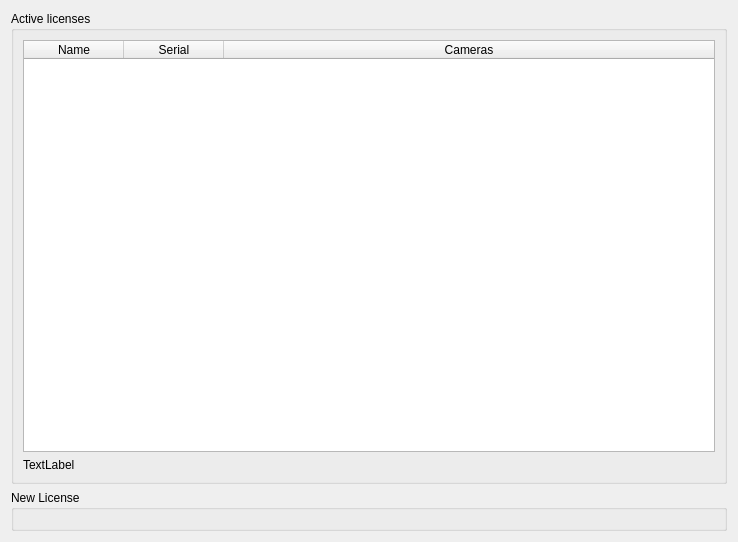
<?xml version="1.0" encoding="UTF-8"?>
<ui version="4.0">
 <class>LicenseManagerWidget</class>
 <widget class="QWidget" name="LicenseManagerWidget">
  <property name="geometry">
   <rect>
    <x>0</x>
    <y>0</y>
    <width>738</width>
    <height>542</height>
   </rect>
  </property>
  <property name="windowTitle">
   <string>Form</string>
  </property>
  <layout class="QVBoxLayout" name="verticalLayout_5">
   <item>
    <layout class="QVBoxLayout" name="verticalLayout_4">
     <item>
      <widget class="QGroupBox" name="groupBox">
       <property name="title">
        <string>Active licenses</string>
       </property>
       <layout class="QVBoxLayout" name="verticalLayout_2">
        <item>
         <layout class="QVBoxLayout" name="verticalLayout">
          <item>
           <widget class="QTableWidget" name="gridLicenses">
            <attribute name="horizontalHeaderCascadingSectionResizes">
             <bool>false</bool>
            </attribute>
            <attribute name="horizontalHeaderStretchLastSection">
             <bool>true</bool>
            </attribute>
            <column>
             <property name="text">
              <string>Name</string>
             </property>
            </column>
            <column>
             <property name="text">
              <string>Serial</string>
             </property>
            </column>
            <column>
             <property name="text">
              <string>Cameras</string>
             </property>
            </column>
           </widget>
          </item>
          <item>
           <widget class="QLabel" name="infoLabel">
            <property name="text">
             <string>TextLabel</string>
            </property>
           </widget>
          </item>
         </layout>
        </item>
       </layout>
      </widget>
     </item>
     <item>
      <widget class="QGroupBox" name="groupBox_2">
       <property name="title">
        <string>New License</string>
       </property>
       <layout class="QVBoxLayout" name="verticalLayout_3">
        <item>
         <widget class="LicenseWidget" name="licenseWidget" native="true"/>
        </item>
       </layout>
      </widget>
     </item>
    </layout>
   </item>
  </layout>
 </widget>
 <customwidgets>
  <customwidget>
   <class>LicenseWidget</class>
   <extends>QWidget</extends>
   <header>ui/preferences/licensewidget.h</header>
   <container>1</container>
  </customwidget>
 </customwidgets>
 <resources/>
 <connections/>
</ui>
